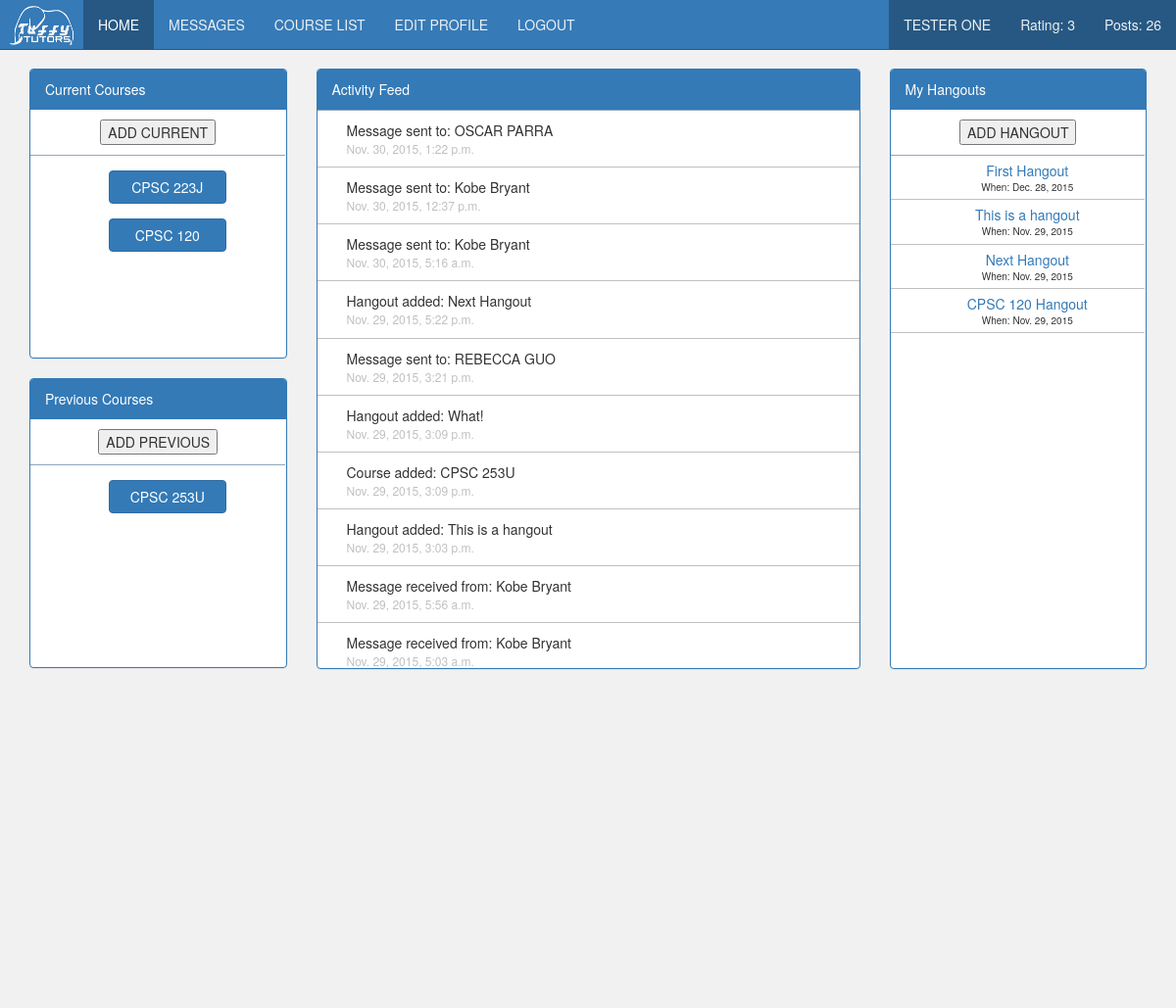
/profile/ (signed in), run on the app's committed database.
### mysite/titan/models.py (models this page shows, shortened)
class User(models.Model):
	id = models.IntegerField(primary_key=True)
	email = models.EmailField()
	first_name = models.CharField(max_length=32)
	last_name = models.CharField(max_length=32)
	password = models.CharField(max_length=32)
	gender = models.CharField(max_length=10)        # 'M' for male, 'F' for female, 'O' for other
	birth_year = models.IntegerField()
	account_type = models.CharField(max_length=32)  # 'S' for students, 'P' for professors
	ethnicity = models.CharField(max_length=10)     # dropdown of options
	sign_up_date = models.DateTimeField(default=datetime.datetime.now())
	last_sign_in_date = models.DateTimeField(default=datetime.datetime.now())
	num_posts = models.IntegerField(default=0)
	class Meta:
		verbose_name_plural = "users"

class Course(models.Model):
	id = models.IntegerField(primary_key=True)
	course_name = models.CharField(max_length=32)
	course_description = models.TextField()
	class Meta:
		verbose_name_plural = "courses"

class Message(models.Model):
    id = models.IntegerField(primary_key=True)
    sender_id = models.IntegerField()
    receiver_id = models.IntegerField()
    title = models.TextField()
    content = models.TextField()
    date_sent = models.DateTimeField(default=datetime.datetime.now())

class Hangout(models.Model):
    id = models.IntegerField(primary_key=True)
    host_id = models.IntegerField()
    course_id = models.IntegerField()
    title = models.CharField(max_length=64)
    info = models.TextField()
    location = models.CharField(max_length=64)
    date = models.DateField()
    time = models.TimeField()
    date_created = models.DateTimeField(default=datetime.datetime.now())

class Course_Taken(models.Model):
	user_id = models.IntegerField()
	prof_id = models.IntegerField()
	course_id = models.IntegerField()
	skill_level = models.IntegerField(null=True, blank=True, default=None)
	semester_taken = models.CharField(max_length=10)
	year_taken = models.IntegerField()
	current = models.BooleanField()
	prof_difficulty = models.IntegerField(null=True, blank=True, default=None)
	course_difficulty = models.IntegerField(null=True, blank=True, default=None)
	date_added = models.DateTimeField(default=datetime.datetime.now())
	class Meta:
		verbose_name_plural = "courses taken"

### mysite/titan/profile_views.py (the view)
# urls.py: url(r'^profile/$', profile_views.profile),
def profile(request):
    if "user_id" in request.session:
        user_info, all_courses, user_courses, current_courses, previous_courses, hangouts, user_rating, activity_tuple, num_posts = load_user_info(request)
        return render(request, 'profile.html', {'user_info': user_info, 'all_courses': all_courses, 'current_courses': current_courses, 'previous_courses': previous_courses, 'hangouts': hangouts, 'user_rating': user_rating, 'activity_tuple': activity_tuple, 'num_posts': num_posts})
    else:
        return HttpResponseRedirect('/')
    return render(request, 'profile.html')

### mysite/titan/templates/profile.html (shortened to what this page needs)
{% load staticfiles %}
<!DOCTYPE html>
<html lang="en" xmlns="http://www.w3.org/1999/xhtml">
    <head>
        <link rel="stylesheet" href="{% static "bootstrap.min.css" %}" />
        <link href="{% static "style_profile.css" %}" rel="stylesheet"></link>
    </head>
    <body>
        <div class="container">
            <div class="header">
                <div class="col-lg-12 navBar">
                        <nav class="navbar navbar-default navbar-fixed-top" role="navigation">
                            <div class="container-fluid">
                                <div class="navbar-header">
                                    <a href="/profile/" class="navbar-brand">
                                        <img src="{% static "tuffy_tutors.png" %}" style="margin-top:-9px;height:40px;width:65px;margin-left:-5px;margin-right:-5px;">
                                    </a>
                                </div>
                                <div id="navbarCollapse" class="collapse navbar-collapse">
                                    <ul class="nav navbar-nav">
                                        <li class="active"><a href="/profile/">HOME</a></li>
                                        <li><a href="/message/">MESSAGES</a></li>
                                        <li><a href="/course_list/">COURSE LIST</a></li>
                                        <li><a href="/edit_profile/">EDIT PROFILE</a></li>
                                        <li><a href="/logout/">LOGOUT</a></li>
                                    </ul>
                                    <ul class="nav navbar-nav navbar-right">
                                        <li><a href="/profile/">{{ user_info.first_name }} {{ user_info.last_name }}</a></li>
                                        <li><a href="/profile/">Rating: {{ user_rating }}</a></li>
                                        <li><a href="/profile/">Posts: {{ num_posts }}</a></li>
                                    </ul>
                                </div>
                            </div>
                         </nav>
                </div>
            </div>
            <div class="row">
                <div class="col-lg-3 courseDiv">
                    <div class="panel panel-primary">
                        <div class="panel-heading">Current Courses</div>
                        <div class="panel-body current-course-panel" align="center">
                            <form action="/add_current_course/" method="POST">
                                <input type="submit" value="ADD CURRENT">
                            </form>
                            <div class="current-courses">
                                {% if not current_courses %}
                                    NO CURRENT COURSES
                                {% else %}
                                    {% for course in current_courses %}
                                        <div class="button">
                                            <li>
                                                <a href="/course/{{course.2}}/" class="btn btn-primary current-course-button" role="button">{{course.0}}</a>
                                            </li>
                                        </div>
                                    {% endfor %}
                                {% endif %}
                            </div>
                        </div>
                    </div>
                    <div class="row">
                        <div class="col-lg-12 courseDiv">
                            <div class="panel panel-primary">
                                <div class="panel-heading">Previous Courses</div>
                                <div class="panel-body previous-course-panel"  align="center">
                                    <form action="/add_previous_course/" method="POST">
                                        <input type="submit" value="ADD PREVIOUS">
                                    </form>
                                    <div class="previous-courses">
                                        {% if not previous_courses %}
                                            NO PREVIOUS COURSES
                                        {% else %}
                                            {% for course in previous_courses %}
                                                <div class="button">
                                                    <li>
                                                        <a href="/course/{{course.2}}/" class="btn btn-primary previous-course-button" role="button">{{course.0}}</a>
                                                    </li>
                                                </div>
                                            {% endfor %}
                                        {% endif %}
                                    </div>
                                </div>
                            </div>
                        </div>
                    </div>
                </div>
                <div class="col-lg-6 activityDiv">
                    <div class="panel panel-primary">
                        <div class="panel-heading">Activity Feed</div>
                        <div class="panel-body activityPanel" align="center">
                            <div class="activity-feed" align="left">
                                {% for activity in activity_tuple %}
                                    <div class="activity-item">
                                        <div class="activity-info">
                                            {{activity.0}}<br>
                                        </div>
                                        <div class="activity-date">
                                            {{activity.1}}<br>
                                        </div>
                                    </div>
                                {% endfor %}
                            </div>
                        </div>
                    </div>
                </div>
                <div class="col-lg-3 hangoutDiv">
                    <div class="panel panel-primary">
                        <div class="panel-heading">My Hangouts</div>
                        <div class="panel-body hangPanel" align="center">
                            <form action="/add_hangout/" method="POST">
                                <input type="submit" value="ADD HANGOUT">
                            </form>
                            <div class="hangout-list">
                                {% if not hangouts %}
                                    NO HANGOUTS ADDED
                                {% else %}
                                    {% for hangout in hangouts %}
                                        <div class="hangout-item">
                                            <a href="/hangout/{{hangout.id}}/">{{ hangout.title }}</a>
                                            <div class="hangout-date">
                                                When:&nbsp;{{ hangout.date }}<br>
                                            </div>
                                        </div>
                                    {% endfor %}
                                {% endif %}
                            </div>
                        </div>
                    </div>
                </div>
            </div>
        </div>
    </body>
</html>

### static/style_profile.css (style rules this page uses)
* { margin: 0; }
body { background-color: #F1F1F1; background-image: url("langsdorf.jpg"); background-repeat: no-repeat; background-attachment: fixed; background-position: center; }
li { list-style-type: none; }
.navBar { height: 50px; margin-bottom: 20px; }
.hangoutDiv { height: 615px; margin-bottom: 62px; }
.hangPanel { height: 570px; padding: 0px; }
.hangPanel input[type="submit"], .current-course-panel input[type="submit"], .previous-course-panel input[type="submit"] { margin-top: 10px; margin-bottom: 10px; }
.current-courses, .previous-courses { border-top: 1px solid #8fa7bb; }
.activityDiv { height: 615px; }
.activityPanel { height: 570px; padding: 0px; }
.courseDiv { height: 615px; }
.navbar-collapse { padding: 0; margin: 0; }
.navbar-right { background-color: #275883; }
.current-courses, .previous-courses { height: 207px; max-height: 207px; overflow-y: scroll; margin-right: 1px; border-bottom-right-radius: 10px; }
.current-courses li, .previous-courses li { margin: 15px; }
.current-course-panel, .previous-course-panel { height: 253px; padding: 0px; }
.hangout-list { border-top: 1px solid #8fa7bb; margin-right: 1px; height: 524px; max-height: 524px; overflow-y: scroll; border-bottom-right-radius: 10px; }
.hangout-item { border-bottom: 1px solid silver; padding-top: 5px; padding-bottom: 5px; }
.hangout-item a { text-decoration: none; }
.hangout-date { font-size: 10px; }
.activity-feed { border-top: 1px solid #8fa7bb; height: 570px; max-height: 570px; overflow-y: scroll; border-bottom-right-radius: 10px; }
.hangout-item { padding-left: 20px; }
.activity-item { padding: 10px; padding-left: 30px; border-bottom: 1px solid silver; }
.activity-date { font-size: 12px; color: silver; }
.current-course-button, .previous-course-button { width: 120px; margin-left: 20px; }
.navbar-default { background-color: #367ab7; border-color: #275883; }
.navbar-default .navbar-brand { color: #ecf0f1; }
.navbar-default .navbar-nav > li > a { color: #ecf0f1; }
.navbar-default .navbar-nav > .active > a, .navbar-default .navbar-nav > .active > a:hover, .navbar-default .navbar-nav > .active > a:focus { color: #ffffff; background-color: #275883; }
.navbar-default .navbar-collapse, .navbar-default .navbar-form { border-color: #ecf0f1; }

### data on the page
User: first_name "TESTER", last_name "ONE"
Course: course_name "CPSC 223J"
Course: course_name "CPSC 120"
Course: course_name "CPSC 253U"
Message: date_sent "Nov. 30, 2015, 1:22 p.m."
Message: date_sent "Nov. 30, 2015, 12:37 p.m."
Message: date_sent "Nov. 30, 2015, 5:16 a.m."
Hangout: date_created "Nov. 29, 2015, 5:22 p.m.", title "Next Hangout", date "Nov. 29, 2015"
Message: date_sent "Nov. 29, 2015, 3:21 p.m."
Hangout: date_created "Nov. 29, 2015, 3:09 p.m."
Course_Taken: date_added "Nov. 29, 2015, 3:09 p.m."
Hangout: date_created "Nov. 29, 2015, 3:03 p.m.", title "This is a hangout", date "Nov. 29, 2015"
Message: date_sent "Nov. 29, 2015, 5:56 a.m."
Message: date_sent "Nov. 29, 2015, 5:03 a.m."
Hangout: title "First Hangout", date "Dec. 28, 2015"
Hangout: title "CPSC 120 Hangout", date "Nov. 29, 2015"

### other printed values
{{ user_rating }} "3"
{{ num_posts }} "26"
{{ activity.0 }} "Message sent to: OSCAR PARRA" "Message sent to: Kobe Bryant" "Message sent to: Kobe Bryant" "Hangout added: Next Hangout" "Message sent to: REBECCA GUO" "Hangout added: What!" "Course added: CPSC 253U" "Hangout added: This is a hangout" "Message received from: Kobe Bryant" "Message received from: Kobe Bryant"
